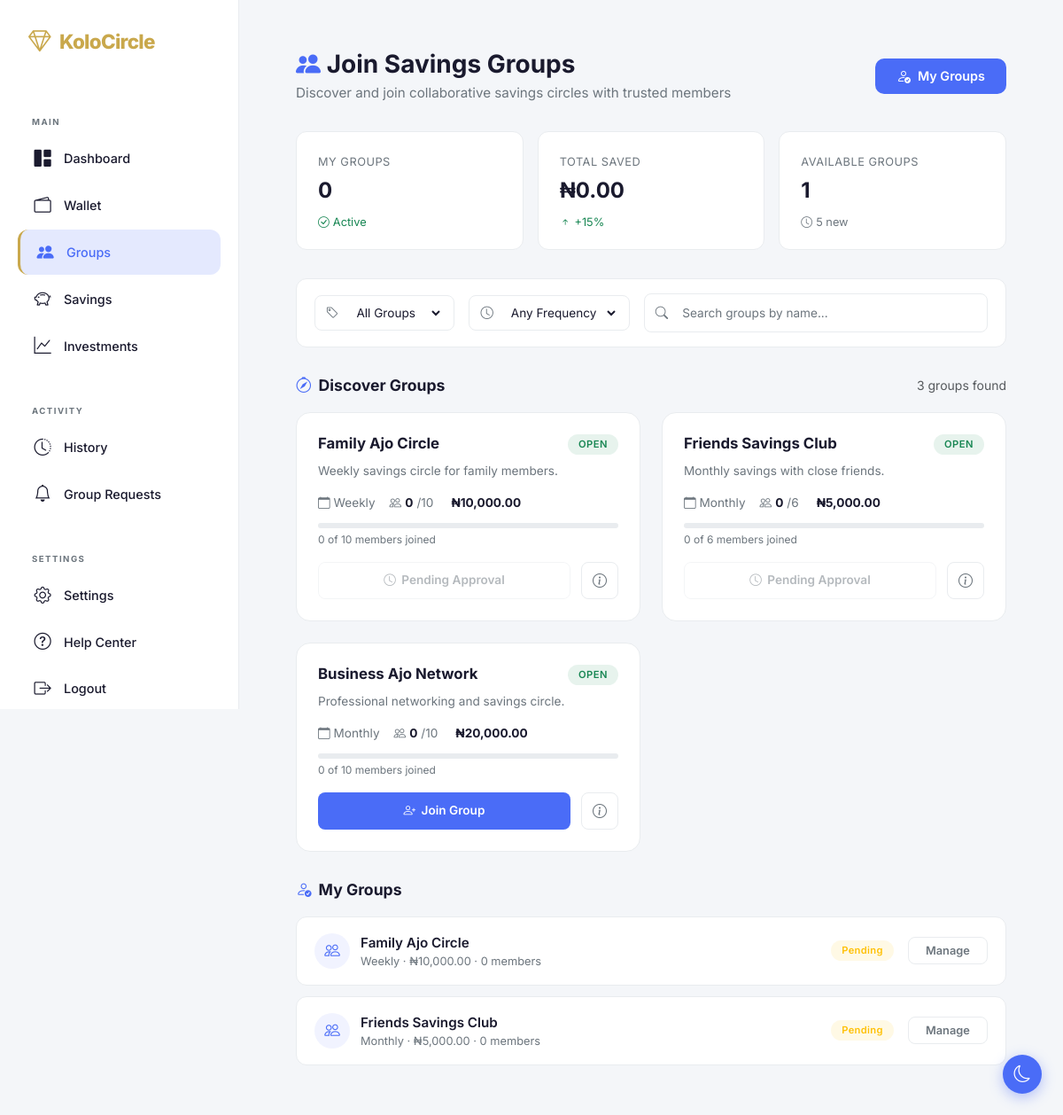
The page /groups/ (signed in) on the database its author committed.
### pkg/models.py (models this page shows, shortened)
class Group(db.Model):
    __tablename__ = 'groups'
    id = db.Column(db.Integer, primary_key=True)
    group_name = db.Column(db.String(100), nullable=False)
    description = db.Column(db.Text)
    admin_id = db.Column(db.Integer, db.ForeignKey('users.id'), nullable=False)
    contribution_amount = db.Column(db.Float, nullable=False)
    frequency = db.Column(db.String(50), nullable=False)  # Weekly, Monthly, Custom
    maximum_members = db.Column(db.Integer, default=10)
    current_members = db.Column(db.Integer, default=0)
    cycle_day = db.Column(db.Integer, default=1)  # 1 for Monday, etc. or day of month
    created_at = db.Column(db.DateTime, default=datetime.utcnow)
    members = db.relationship('GroupMember', backref='group', lazy='dynamic', cascade='all, delete-orphan')
    contributions = db.relationship('Contribution', backref='group', lazy='dynamic', cascade='all, delete-orphan')
    @property
    def name(self):
        return self.group_name

class GroupMember(db.Model):
    __tablename__ = 'groupmembers'
    id = db.Column(db.Integer, primary_key=True)
    group_id = db.Column(db.Integer, db.ForeignKey('groups.id'), nullable=False)
    user_id = db.Column(db.Integer, db.ForeignKey('users.id'), nullable=False)
    status = db.Column(db.String(20), default='Pending')  # Pending, Accepted, Rejected
    joined_at = db.Column(db.DateTime, default=datetime.utcnow)

### pkg/user_routes.py (the view)
@app.route("/groups/")
def groups():
    if 'useronline' not in session:
        flash('Please log in first.', 'warning')
        return redirect(url_for('login'))
    user = User.query.get(session['useronline'])
    all_groups = Group.query.all()
    memberships = GroupMember.query.filter_by(user_id=user.id).all()
    my_group_ids = [m.group_id for m in memberships]
    my_groups = Group.query.filter(Group.id.in_(my_group_ids)).all() if my_group_ids else []
    membership_map = {m.group_id: m.status for m in memberships}
    active_groups_count = GroupMember.query.filter_by(user_id=user.id, status='Accepted').count()
    available_groups_count = len([group for group in all_groups if group.id not in my_group_ids])
    total_saved = user.total_saved or 0.0
    return render_template("user/groups.html",
                           user=user,
                           groups=all_groups,
                           my_groups=my_groups,
                           membership_map=membership_map,
                           active_groups_count=active_groups_count,
                           available_groups_count=available_groups_count,
                           total_saved=total_saved)

### pkg/templates/user/groups.html (shortened to what this page needs)
{% extends "user/layouts.html" %}
{% block main_content %}
<div class="cw-page">
    <div class="cw-header">
        <div class="cw-header-left">
            <h1><i class="bi bi-people-fill"></i> Join Savings Groups</h1>
            <p>Discover and join collaborative savings circles with trusted members</p>
        </div>
        <div class="cw-header-actions">
            <a href="#" class="cw-btn-primary" onclick="scrollToMyGroups()">
                <i class="bi bi-person-check"></i> My Groups
            </a>
        </div>
    </div>
    <div class="cw-stats">
        <div class="cw-stat-card">
            <span class="cw-stat-label">My Groups</span>
            <div class="cw-stat-value">{{ active_groups_count }}</div>
            <span class="cw-stat-change positive">
                <i class="bi bi-check-circle"></i> Active
            </span>
        </div>
        <div class="cw-stat-card">
            <span class="cw-stat-label">Total Saved</span>
            <div class="cw-stat-value">₦{{ "{:,.2f}".format(total_saved) }}</div>
            <span class="cw-stat-change positive">
                <i class="bi bi-arrow-up-short"></i> +15%
            </span>
        </div>
        <div class="cw-stat-card">
            <span class="cw-stat-label">Available Groups</span>
            <div class="cw-stat-value">{{ available_groups_count }}</div>
            <span class="cw-stat-change neutral">
                <i class="bi bi-clock"></i> 5 new
            </span>
        </div>
    </div>
    <div class="cw-filter-bar">
        <div class="cw-filter-group">
            <i class="bi bi-tag"></i>
            <select id="categoryFilter" onchange="filterGroups()">
                <option value="all">All Groups</option>
            </select>
        </div>
        <div class="cw-filter-group">
            <i class="bi bi-clock"></i>
            <select id="frequencyFilter" onchange="filterGroups()">
                <option value="all">Any Frequency</option>
            </select>
        </div>
        <div class="cw-search-box">
            <i class="bi bi-search"></i>
            <input type="text" id="searchInput" placeholder="Search groups by name..." oninput="filterGroups()">
        </div>
    </div>
    <div class="cw-section-header">
        <h3><i class="bi bi-compass"></i> Discover Groups</h3>
        <span class="text-muted small" id="groupCount">{{ groups|length }} groups found</span>
    </div>
    <div class="cw-groups-grid" id="groupsGrid">
        {% if groups %}
            {% for group in groups %}
            <div class="cw-group-card" data-frequency="{{ group.frequency|lower }}">
                <div class="cw-group-top">
                    <h4 class="cw-group-name">{{ group.group_name }}</h4>
                    <span class="cw-group-badge open">Open</span>
                </div>
                <p class="cw-group-desc">{{ group.description }}</p>
                <div class="cw-group-meta">
                    <span><i class="bi bi-calendar"></i> {{ group.frequency }}</span>
                    <span><i class="bi bi-people"></i> <strong>{{ group.current_members or 0 }}</strong>/{{ group.maximum_members }}</span>
                    <span> <strong>₦{{ "{:,.2f}".format(group.contribution_amount) }}</strong></span>
                </div>
                <div class="cw-group-progress">
                    <div class="cw-progress-track">
                    </div>
                    <div class="cw-progress-text">
                        <span>{{ group.current_members or 0 }} of {{ group.maximum_members }} members joined</span>
                    </div>
                </div>
                <div class="cw-group-actions">
                    {% if group.id in membership_map %}
                        {% if membership_map.get(group.id) == 'Accepted' %}
                            <a href="{{ url_for('group_details', group_id=group.id) }}" class="cw-btn-join outline text-center text-decoration-none">
                                <i class="bi bi-check-circle"></i> Member
                            </a>
                        {% elif membership_map.get(group.id) == 'Pending' %}
                            <button class="cw-btn-join outline" disabled>
                                <i class="bi bi-clock"></i> Pending Approval
                            </button>
                        {% else %}
                            <button class="cw-btn-join" onclick="joinGroup('{{ group.id }}', '{{ group.group_name }}')">
                                <i class="bi bi-person-plus"></i> Re-request Join
                            </button>
                        {% endif %}
                    {% else %}
                        <button class="cw-btn-join" onclick="joinGroup('{{ group.id }}', '{{ group.group_name }}')">
                            <i class="bi bi-person-plus"></i> Join Group
                        </button>
                    {% endif %}
                    <a href="{{ url_for('group_details', group_id=group.id) }}" class="cw-btn-admin text-center text-decoration-none d-flex align-items-center justify-content-center">
                        <i class="bi bi-info-circle"></i>
                    </a>
                </div>
            </div>
            {% endfor %}
        {% else %}
            <div class="col-12 text-center py-5">
                <i class="bi bi-people display-4 text-muted"></i>
                <h5 class="mt-3 text-muted">No saving groups available</h5>
                <p class="text-muted small">Check back later or contact an administrator to create a group.</p>
            </div>
        {% endif %}
    </div>
    <div class="cw-my-groups" id="myGroups">
        <div class="cw-section-header">
            <h3><i class="bi bi-person-check"></i> My Groups</h3>
        </div>
        <div class="cw-my-group-list">
            {% if my_groups %}
                {% for group in my_groups %}
                <div class="cw-my-group-item">
                    <div class="cw-group-info">
                        <div class="cw-group-icon"><i class="bi bi-people"></i></div>
                        <div>
                            <span class="cw-info-name">{{ group.group_name }}</span>
                            <span class="cw-info-details">{{ group.frequency }} · ₦{{ "{:,.2f}".format(group.contribution_amount) }} · {{ group.current_members }} members</span>
                        </div>
                    </div>
                    <div class="cw-group-status">
                        <span class="cw-status-badge text-capitalize {{ membership_map.get(group.id)|lower }}">
                            {{ membership_map.get(group.id) }}
                        </span>
                        <a href="{{ url_for('group_details', group_id=group.id) }}" class="cw-btn-manage text-decoration-none text-center">Manage</a>
                    </div>
                </div>
                {% endfor %}
            {% else %}
                <div class="text-center py-4 text-muted card border-0">
                    <p class="mb-0"><i class="bi bi-info-circle me-1"></i> You haven't joined any groups yet.</p>
                </div>
            {% endif %}
        </div>
    </div>
</div>
{% endblock %}

### pkg/templates/user/layouts.html (shortened to what this page needs)
<!DOCTYPE html>
<html lang="en" data-bs-theme="light">
<head>
    <link href="https://cdn.jsdelivr.net/npm/bootstrap@5.3.3/dist/css/bootstrap.min.css" rel="stylesheet">
    <link rel="stylesheet" href="https://cdn.jsdelivr.net/npm/bootstrap-icons@1.11.3/font/bootstrap-icons.min.css">
    <link rel="stylesheet" href="{{ url_for('static', filename='css/dashboard.css') }}">
</head>
<body>
<div class="app-wrapper">
    <aside class="sidebar">
        <div class="brand">
            <i class="bi bi-gem"></i>
            <span>Kolo<span>Circle</span></span>
        </div>
        <nav class="nav flex-column">
            {% if session.get('useronline') %}
                {% if session.get('is_admin') %}
                    <span class="nav-label">Admin Panel</span>
                    <a href="{{ url_for('admin.admin_dashboard') }}" class="nav-link {% if request.endpoint == 'admin.admin_dashboard' %}active{% endif %}">
                        <i class="bi bi-speedometer2"></i> Dashboard
                    </a>
                    <a href="{{ url_for('admin.admin_users') }}" class="nav-link {% if request.endpoint == 'admin.admin_users' %}active{% endif %}">
                        <i class="bi bi-people-fill"></i> Manage Users
                    </a>
                    <a href="{{ url_for('admin.admin_groups') }}" class="nav-link {% if request.endpoint == 'admin.admin_groups' %}active{% endif %}">
                        <i class="bi bi-collection-fill"></i> Manage Groups
                    </a>
                    <a href="{{ url_for('admin.admin_requests') }}" class="nav-link {% if request.endpoint == 'admin.admin_requests' %}active{% endif %}">
                        <i class="bi bi-bell-fill"></i> Join Requests
                    </a>
                    <div class="nav-divider"></div>
                    <span class="nav-label">User View</span>
                    <a href="{{ url_for('dashboard') }}" class="nav-link">
                        <i class="bi bi-arrow-left-circle"></i> User Dashboard
                    </a>
                    <div class="nav-divider"></div>
                    <span class="nav-label">Account</span>
                    <a href="{{ url_for('logout') }}" class="nav-link text-danger">
                        <i class="bi bi-box-arrow-right"></i> Logout
                    </a>
                {% else %}
                    <span class="nav-label">Main</span>
                    <a href="{{ url_for('dashboard') }}" class="nav-link {% if request.endpoint == 'dashboard' %}active{% endif %}">
                        <i class="bi bi-grid-1x2-fill"></i> Dashboard
                    </a>
                    <a href="{{ url_for('wallet') }}" class="nav-link {% if request.endpoint == 'wallet' %}active{% endif %}">
                        <i class="bi bi-wallet2"></i> Wallet
                    </a>
                    <a href="{{ url_for('groups') }}" class="nav-link {% if request.endpoint == 'groups' or request.endpoint == 'group_details' %}active{% endif %}">
                        <i class="bi bi-people-fill"></i> Groups
                    </a>
                    <a href="{{ url_for('savings') }}" class="nav-link {% if request.endpoint == 'savings' %}active{% endif %}">
                        <i class="bi bi-piggy-bank"></i> Savings
                    </a>
                    <a href="{{ url_for('investments') }}" class="nav-link {% if request.endpoint == 'investments' %}active{% endif %}">
                        <i class="bi bi-graph-up"></i> Investments
                    </a>
                    <div class="nav-divider"></div>
                    <span class="nav-label">Activity</span>
                    <a href="{{ url_for('history') }}" class="nav-link {% if request.endpoint == 'history' %}active{% endif %}">
                        <i class="bi bi-clock-history"></i> History
                    </a>
                    <a href="{{ url_for('view_group_requests') }}" class="nav-link {% if request.endpoint == 'view_group_requests' %}active{% endif %}">
                        <i class="bi bi-bell"></i> Group Requests
                    </a>
                    <div class="nav-divider"></div>
                    <span class="nav-label">Settings</span>
                    <a href="{{ url_for('settings') }}" class="nav-link {% if request.endpoint == 'settings' %}active{% endif %}">
                        <i class="bi bi-gear"></i> Settings
                    </a>
                    <a href="{{ url_for('help') }}" class="nav-link {% if request.endpoint == 'help' %}active{% endif %}">
                        <i class="bi bi-question-circle"></i> Help Center
                    </a>
                    <a href="{{ url_for('logout') }}" class="nav-link text-danger">
                        <i class="bi bi-box-arrow-right"></i> Logout
                    </a>
                {% endif %}
            {% endif %}
        </nav>
    </aside>
    <main class="main-content">
        {% block main_content %}
        {% endblock %}
    </main>
</div>
<button class="theme-toggle" id="themeToggle" title="Toggle Dark/Light Mode">
    <i class="bi bi-moon" id="themeIcon"></i>
</button>
</body>
</html>

### rows shown on the page
Group: group_name "Family Ajo Circle", description "Weekly savings circle for family members.", frequency "Weekly", current_members "0", maximum_members "10", contribution_amount "10,000.00", shows "Pending Approval"
Group: group_name "Friends Savings Club", description "Monthly savings with close friends.", frequency "Monthly", current_members "0", maximum_members "6", contribution_amount "5,000.00", shows "Pending Approval"
Group: group_name "Business Ajo Network", description "Professional networking and savings circle.", frequency "Monthly", current_members "0", maximum_members "10", contribution_amount "20,000.00"
GroupMember: get "Pending"
GroupMember: get "Pending"

### other values the page prints
{{ active_groups_count }} "0"
{{ "{:,.2f}".format(total_saved) }} "0.00"
{{ available_groups_count }} "1"
{{ groups|length }} "3"
